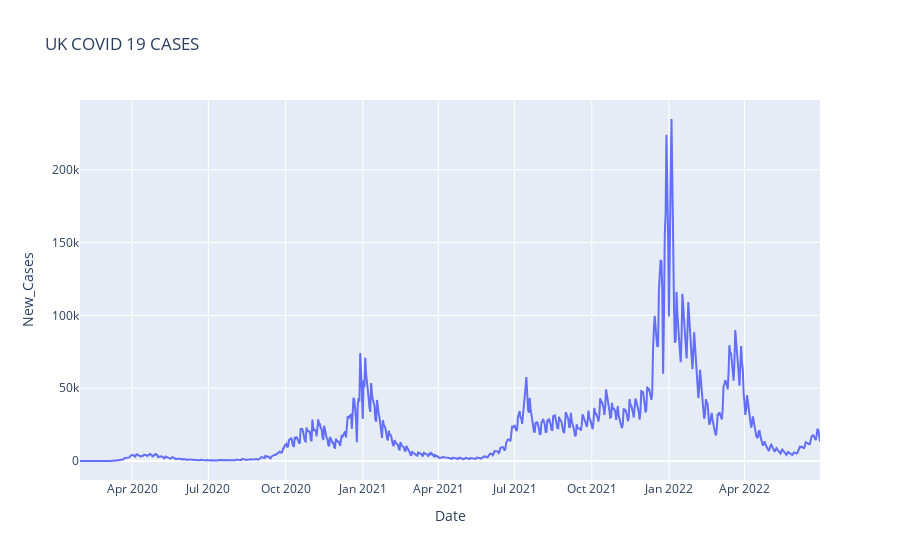

The cell this chart's notebook holds for it:
### Code cell
figure = px.line(covid_data, covid_data["Date"], covid_data["New_Cases"],
                    title = "UK COVID 19 CASES")
figure.show()

### Figure 1 — Plotly figure (JSON) as saved in the notebook; plotly's stock layout.template omitted (floating-point values rounded to 4 significant figures; data arrays with more than 128 entries replaced by an {"elided": "..."} marker saying what was removed)
{"data": [{"hovertemplate": "Date=%{x}<br>New_Cases=%{y}<extra></extra>", "legendgroup": "", "line": {"color": "#636efa", "dash": "solid"}, "marker": {"symbol": "circle"}, "mode": "lines", "name": "", "orientation": "v", "showlegend": false, "type": "scatter", "x": {"elided": "883 str values"}, "xaxis": "x", "y": {"elided": "883 int values"}, "yaxis": "y"}], "layout": {"legend": {"tracegroupgap": 0}, "title": {"text": "UK COVID 19 CASES"}, "xaxis": {"anchor": "y", "domain": [0, 1], "title": {"text": "Date"}}, "yaxis": {"anchor": "x", "domain": [0, 1], "title": {"text": "New_Cases"}}}}
